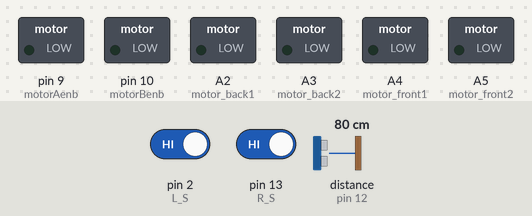
Recording of a sketch running on a simulated Arduino Uno, built with avr-gcc and run on an emulated ATmega328P. Shown: switched loads named in the sketch (green lamp = pin HIGH). Wiring (inferred from the names in the program): ultrasonic range finder: trigger pin 11; echo pin 12. Dashed ring = blinking. The test bench sets the inputs (shaded band); at power-on: pin 2 (L_S) HIGH, pin 13 (R_S) HIGH, distance to the obstacle (sensor on pin 12) 80 cm. The echo pulse lasts 58.3 µs per cm; pins used as bus, display or sensor lines are not drawn; what the sketch prints to the serial monitor is not drawn.

Above: at 1.2 s.
1.3 s: pin 2 (L_S) driven LOW
At 4.2 s:
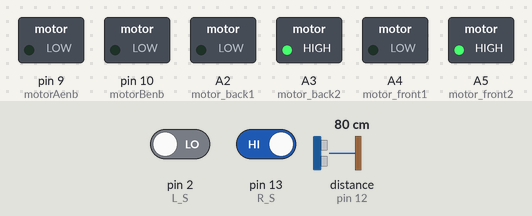
4.3 s: pin 2 (L_S) driven HIGH
At 6.9 s:
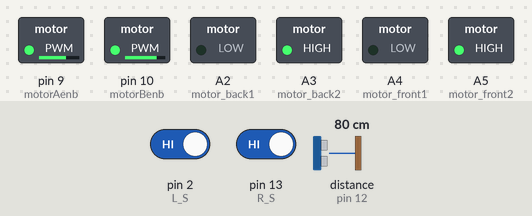
7.3 s: pin 13 (R_S) driven LOW
At 10.2 s:
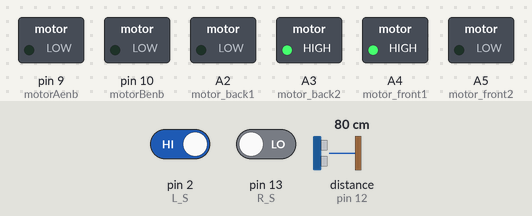
10.3 s: pin 13 (R_S) driven HIGH
At 12.2 s:
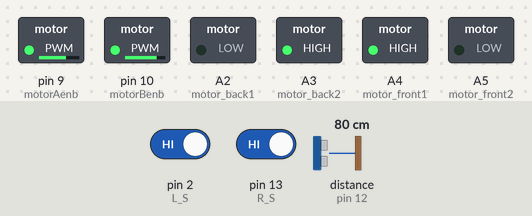
13.3 s: pin 2 (L_S) driven LOW and pin 13 (R_S) driven LOW
At 14.61 s:
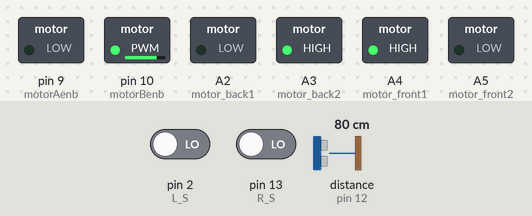
Timing chart, 0 to 17.3 s (numbered marks = the images above; inputs shaded):
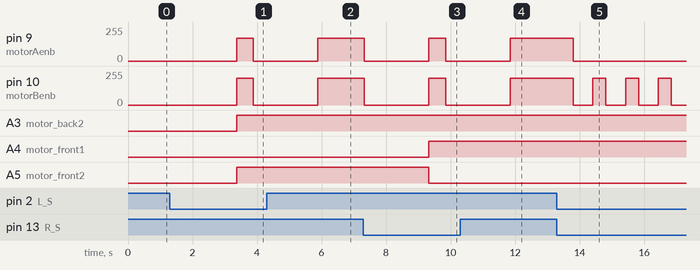

The sketch:

general.ino
```cpp
//Motor back
int motor_back1 =A2;
int motor_back2 = A3;
int motorBenb = 10;
#define motor_backrpm 200 //Any value between 0 and 255

//Motor front
int motor_front1 =A4;
int motor_front2 = A5;
int motorAenb = 9;
#define motor_frontrpm 170 //Any value between 0 and 255
const int trigPin = 11; // Trigger Pin of Ultrasonic Sensor
const int echoPin = 12; // Echo Pin of Ultrasonic Sensor
//Define Variables
long duration;
int distance;
int L_S=2;//ir sensors
int R_S=13;

void setup() {
  // put your setup code here, to run once:
Serial.begin(9600);
  pinMode(motor_back1, OUTPUT);
  pinMode(motor_back2, OUTPUT);
  pinMode(motorBenb, OUTPUT);
  pinMode(motor_front1, OUTPUT);
  pinMode(motor_front2, OUTPUT);
  pinMode(motorAenb, OUTPUT);
  pinMode(trigPin, OUTPUT);
  pinMode(echoPin, INPUT);
   pinMode(R_S, INPUT); // declare if sensor as input
  pinMode(L_S, INPUT); // declare ir sensor as input
}

void loop() {
  // put your main code here, to run repeatedly:
  long duration,cm;
  pinMode(trigPin, OUTPUT);
   digitalWrite(trigPin, LOW);
   delayMicroseconds(2);
   digitalWrite(trigPin, HIGH);
   delayMicroseconds(10);
   digitalWrite(trigPin, LOW);
    pinMode(echoPin, INPUT);
  duration = pulseIn(echoPin , HIGH);
  cm = (duration/2) / 28.5; //dist in crntimeters
  Serial.print(cm);
  Serial.println();
  delay(100);
//forward();

if((digitalRead(R_S) == 0)&&(digitalRead(L_S) == 0)){
  forward();
  delay(400);
  stop();
  delay(500);
  //deal_obstacles();

 }

//if Right Sensor is Black and Left Sensor is White then it will call turn Right function
else if((digitalRead(R_S) == 1)&&(digitalRead(L_S) == 0)){turn_right();}

//if Right Sensor is White and Left Sensor is Black then it will call turn Left function
else if((digitalRead(R_S) == 0)&&(digitalRead(L_S) == 1)){turn_left();}

delay(10);
}

//exit(0);

void stop(){
analogWrite(motorAenb, 0);
analogWrite(motorBenb, 0);
}
void forward(){
digitalWrite(motor_back1, LOW);
digitalWrite(motor_back2, HIGH);
analogWrite(motorBenb,motor_backrpm );
}
void backword(){
digitalWrite(motor_back1, HIGH);
digitalWrite(motor_back2, LOW);
analogWrite(motorBenb,motor_backrpm );
}
void turn_left(){
  stop();
  delay(2000);
digitalWrite(motor_front1, HIGH);
digitalWrite(motor_front2, LOW);
analogWrite(motorAenb,motor_frontrpm );
forward();
delay(400);
}
void center_right(){
digitalWrite(motor_front1, LOW);
digitalWrite(motor_front2, HIGH);
analogWrite(motorAenb,motor_frontrpm/2 );}

void turn_right(){
  stop();
  delay(2000);
digitalWrite(motor_front1, LOW);
digitalWrite(motor_front2, HIGH);
analogWrite(motorAenb,motor_frontrpm );
forward();
delay(400);
// forward();
// delay(1000);

}
void center_left(){
digitalWrite(motor_front1, HIGH);
digitalWrite(motor_front2, LOW);
analogWrite(motorAenb,motor_frontrpm/2 );}
void deal_obstacles(){
  long duration,cm;
if(cm < 10){
//forward();
//delay(1000);
stop();
delay(3000);
turn_right();
delay(1000);
 forward();
 delay(1000);
 stop();
delay (3000);
turn_left();
delay(1000);
forward();
delay(1000);
stop();
delay(1000);
turn_right();
delay(1000);

}
}
```

Measured:
- after the input at 1.3 s, pin 9 (motorAenb): 0/255 → 170/255 after 2.1 s, → 0/255 0.52 s later; pin 10 (motorBenb): 0/255 → 200/255 after 2.1 s, → 0/255 0.52 s later; A3 (motor_back2), A5 (motor_front2): LOW → HIGH after 2.1 s
- after the input at 4.3 s, pin 9 (motorAenb): goes on until 5.9 s, then stays 170/255; pin 10 (motorBenb): goes on until 5.9 s, then stays 200/255
- after the input at 7.3 s, pin 9 (motorAenb): 170/255 → 0/255 at once, → 170/255 2.0 s later, → 0/255 0.52 s later; pin 10 (motorBenb): 200/255 → 0/255 at once, → 200/255 2.0 s later, → 0/255 0.52 s later; A4 (motor_front1): LOW → HIGH after 2.0 s; A5 (motor_front2): HIGH → LOW after 2.0 s
- after the input at 10.3 s, pin 9 (motorAenb): goes on until 11.8 s, then stays 170/255; pin 10 (motorBenb): goes on until 11.8 s, then stays 200/255
- after the input at 13.3 s, pin 9 (motorAenb): 170/255 → 0/255 after 0.50 s; pin 10 (motorBenb): alternates 200/255 for 0.40 s and 0/255 for 0.62 s, starting after 0.50 s
